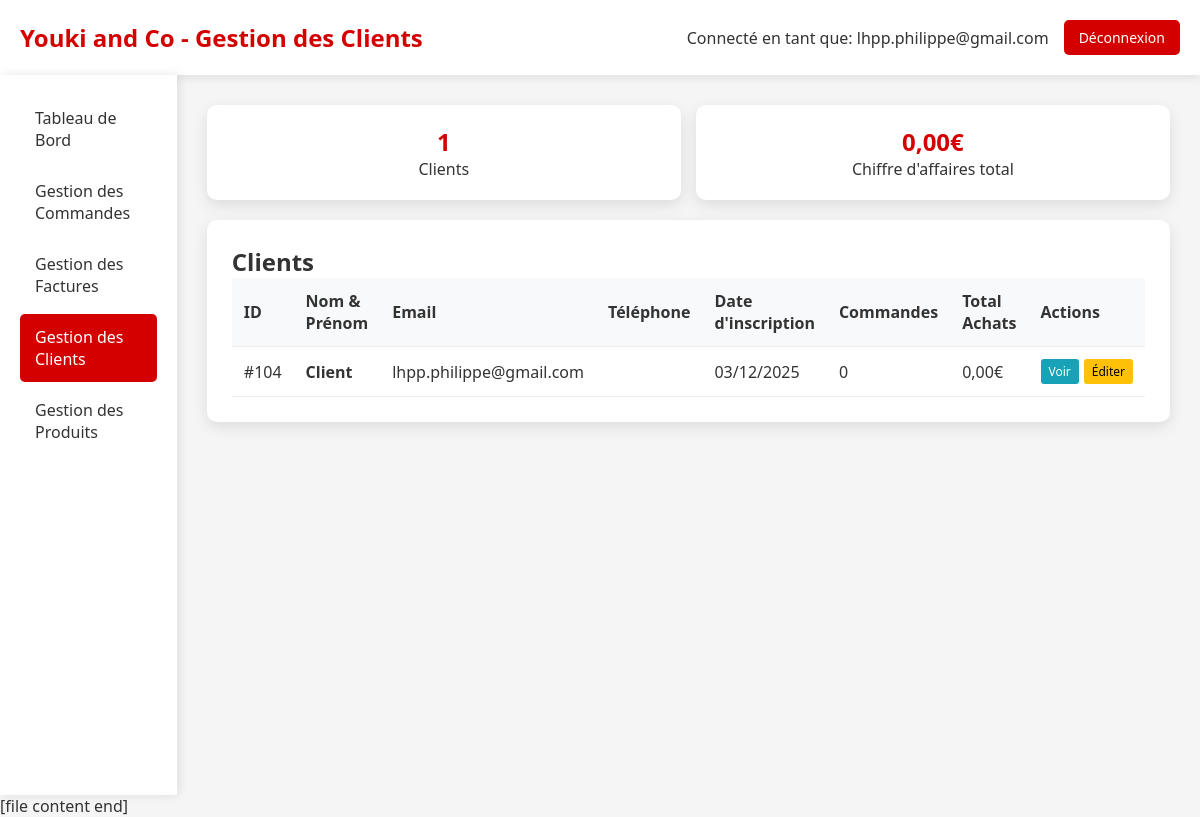
The page /admin_clients.php (signed in) on the database as committed earlier.
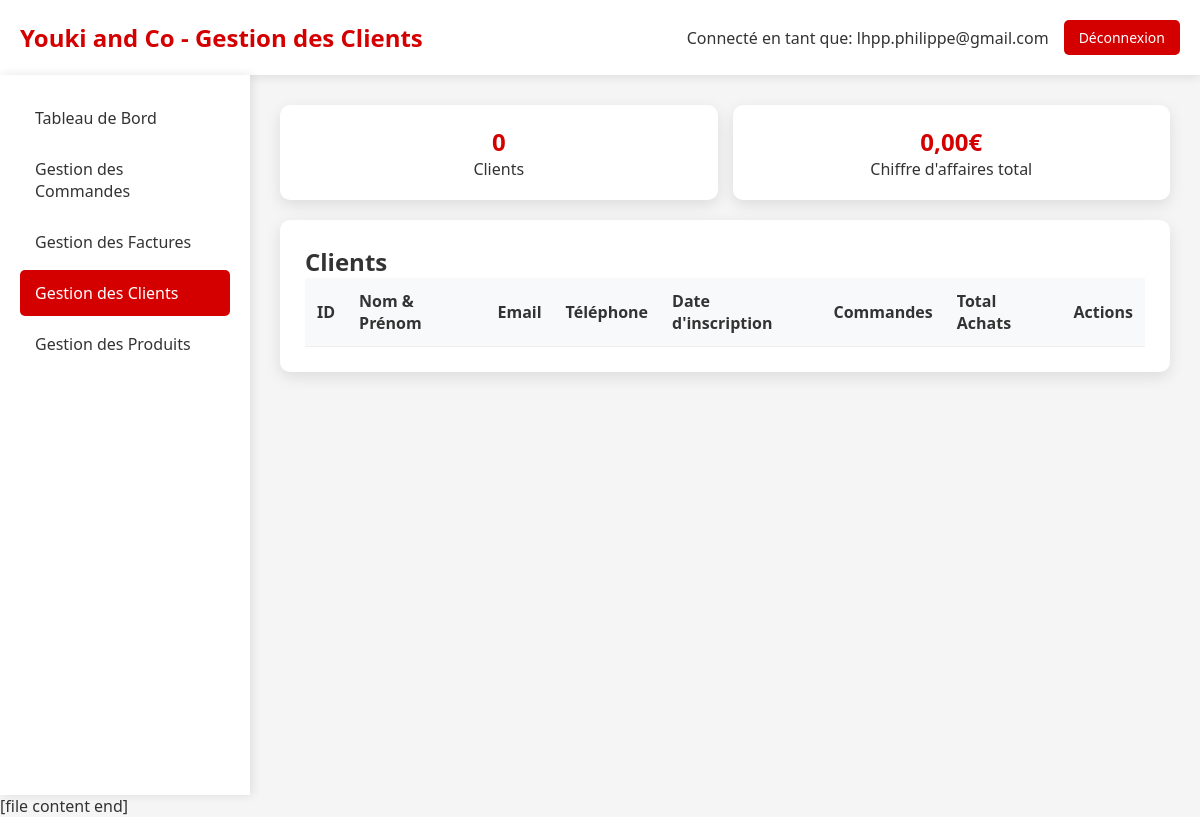
The same page on the database as committed later.
### tables this page shows
CREATE TABLE `Client` (
  `idClient` bigint NOT NULL,
  `email` varchar(50) NOT NULL,
  `motDePasse` varchar(1000) DEFAULT NULL,
  `nom` varchar(50) NOT NULL,
  `prenom` varchar(50) NOT NULL,
  `telephone` varchar(20) DEFAULT NULL,
  `email_confirme` tinyint(1) DEFAULT '0',
  `token_confirmation` varchar(64) DEFAULT NULL,
  `token_expires` datetime DEFAULT NULL,
  `type` enum('temporaire','permanent') DEFAULT 'temporaire',
  `date_creation` datetime DEFAULT CURRENT_TIMESTAMP,
  `session_id` varchar(128) DEFAULT NULL
);

### admin_clients.php (the view, shortened to what this page needs)
<?php
require_once 'config.php';
try {
    $pdo = new PDO("mysql:host=$host;dbname=$dbname;charset=utf8", $username, $password);
    $pdo->setAttribute(PDO::ATTR_ERRMODE, PDO::ERRMODE_EXCEPTION);
    $stmt = $pdo->query("
        SELECT c.idClient, c.email, c.nom, c.prenom, c.telephone, c.date_creation,
               COUNT(cmd.idCommande) as nb_commandes,
               COALESCE(SUM(cmd.montantTotal), 0) as total_achats
        FROM Client c
        LEFT JOIN Commande cmd ON c.idClient = cmd.idClient
        WHERE c.type = 'permanent' OR (c.type IS NULL AND c.email NOT LIKE 'temp_%@YoukiAndCo.fr')
        GROUP BY c.idClient
        ORDER BY c.date_creation DESC
    ");
    $clients = $stmt->fetchAll(PDO::FETCH_ASSOC);
} catch (PDOException $e) {
    die("Erreur de connexion à la base de données: " . $e->getMessage());
}
?>
<!DOCTYPE html>
<html lang="fr">
<head>
</head>
<body>
    <div class="header">
        <div class="logo">
            <h1>Youki and Co - Gestion des Clients</h1>
        </div>
        <div class="admin-info">
            <span>Connecté en tant que: <?= htmlspecialchars($_SESSION['admin_email']) ?></span>
            <a href="admin_dashboard.php?logout=1" class="btn-logout">Déconnexion</a>
        </div>
    </div>
    <div class="container">
        <div class="sidebar">
            <a href="admin_dashboard.php" class="nav-item">Tableau de Bord</a>
            <a href="admin_commandes.php" class="nav-item">Gestion des Commandes</a>
            <a href="admin_factures.php" class="nav-item">Gestion des Factures</a>
            <a href="admin_clients.php" class="nav-item active">Gestion des Clients</a>
            <a href="admin_produits.php" class="nav-item">Gestion des Produits</a>
        </div>
        <div class="main-content">
            <div class="client-stats">
                <div class="stat-card">
                    <div class="stat-number"><?= count($clients) ?></div>
                    <div>Clients</div>
                </div>
                <div class="stat-card">
                    <div class="stat-number">
                        <?= number_format(array_sum(array_column($clients, 'total_achats')), 2, ',', ' ') ?>€
                    </div>
                    <div>Chiffre d'affaires total</div>
                </div>
            </div>
            <div class="section">
                <h2>Clients</h2>
                <table>
                    <thead>
                        <tr>
                            <th>ID</th>
                            <th>Nom & Prénom</th>
                            <th>Email</th>
                            <th>Téléphone</th>
                            <th>Date d'inscription</th>
                            <th>Commandes</th>
                            <th>Total Achats</th>
                            <th>Actions</th>
                        </tr>
                    </thead>
                    <tbody>
                        <?php foreach ($clients as $client): ?>
                        <tr>
                            <td>#<?= $client['idClient'] ?></td>
                            <td>
                                <strong><?= htmlspecialchars($client['prenom'] . ' ' . $client['nom']) ?></strong>
                            </td>
                            <td><?= htmlspecialchars($client['email']) ?></td>
                            <td><?= htmlspecialchars($client['telephone'] ?? 'Non renseigné') ?></td>
                            <td><?= date('d/m/Y', strtotime($client['date_creation'])) ?></td>
                            <td><?= $client['nb_commandes'] ?></td>
                            <td><?= number_format($client['total_achats'], 2, ',', ' ') ?>€</td>
                            <td>
                                <div class="client-actions">
                                    <a href="admin_client_detail.php?id=<?= $client['idClient'] ?>" class="btn-view">Voir</a>
                                    <a href="admin_client_edit.php?id=<?= $client['idClient'] ?>" class="btn-edit">Éditer</a>
                                </div>
                            </td>
                        </tr>
                        <?php endforeach; ?>
                    </tbody>
                </table>
            </div>
        </div>
    </div>
</body>
</html>

### admin_clients.php (style rules this page uses)
.client-stats { display: grid; grid-template-columns: repeat(auto-fit, minmax(200px, 1fr)); gap: 15px; margin-bottom: 20px; }
.stat-card { background: white; padding: 20px; border-radius: 10px; box-shadow: 0 5px 15px rgba(0,0,0,0.1); text-align: center; }
.stat-number { font-size: 24px; font-weight: bold; color: #d40000; }
* { margin: 0; padding: 0; box-sizing: border-box; }
body { font-family: 'Segoe UI', Tahoma, Geneva, Verdana, sans-serif; background: #f5f5f5; color: #333; }
.header { background: white; padding: 20px; box-shadow: 0 2px 10px rgba(0,0,0,0.1); display: flex; justify-content: space-between; align-items: center; }
.logo h1 { color: #d40000; font-size: 24px; }
.admin-info { display: flex; align-items: center; gap: 15px; }
.btn-logout { background: #d40000; color: white; padding: 8px 15px; text-decoration: none; border-radius: 5px; font-size: 14px; }
.container { display: flex; min-height: calc(100vh - 80px); }
.sidebar { width: 250px; background: white; padding: 20px; box-shadow: 2px 0 10px rgba(0,0,0,0.1); }
.nav-item { display: block; padding: 12px 15px; color: #333; text-decoration: none; border-radius: 5px; margin-bottom: 5px; transition: background 0.3s; }
.nav-item:hover, .nav-item.active { background: #d40000; color: white; }
.main-content { flex: 1; padding: 30px; }
.section { background: white; padding: 25px; border-radius: 10px; box-shadow: 0 5px 15px rgba(0,0,0,0.1); margin-bottom: 20px; }
table { width: 100%; border-collapse: collapse; }
th, td { padding: 12px; text-align: left; border-bottom: 1px solid #eee; }
th { background: #f8f9fa; font-weight: 600; }
.client-actions { display: flex; gap: 5px; }
.btn-view { background: #17a2b8; color: white; padding: 4px 8px; text-decoration: none; border-radius: 3px; font-size: 12px; }
.btn-edit { background: #ffc107; color: black; padding: 4px 8px; text-decoration: none; border-radius: 3px; font-size: 12px; }

Rows that differ between the two databases and show on the page:
removed client: idClient "104", prenom+nom "Client", email "lhpp.philippe@gmail.com", date_creation "03/12/2025", nb_commandes "0", total_achats "0,00"
Other text that changed with them:
count($clients): "1" → "0"
